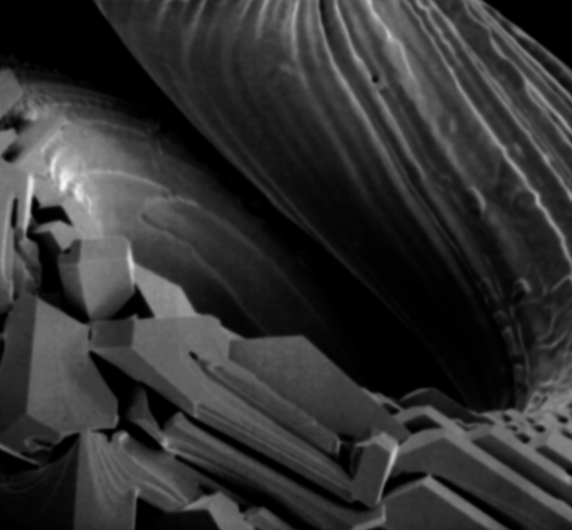
#> input picture images/images_chapter_03/Fig3.43(a).jpg, 572 x 530 px
$ python 03_06.py
#> lines starting #> are read from the running program, lines starting #| are printed output that depends on the picture
#!/usr/bin/env python3
#coding:utf-8

from PIL import Image
import matplotlib.pyplot as plt
import numpy as np

def my_scale(image):
    scaled_image = np.frompyfunc(lambda x: max(0, min(x, 255)), 1, 1)(image).astype(np.uint8)
    return scaled_image

def my_spatial_masking(image, mask):
    filtered_image = np.zeros(image.shape, dtype=np.float64)
    height, width = image.shape
#> height = 530; width = 572
    h, w = mask.shape
    mid_w = w // 2
    mid_h = h // 2
    for x in range(height):
        for y in range(width):
            for i in range(h):
                for j in range(w):
                    px = x + i - mid_h
                    py = y + j - mid_w
                    if px >= 0 and px < height and py >= 0 and py < width:
                        filtered_image[x, y] += mask[i,j] * image[px, py]
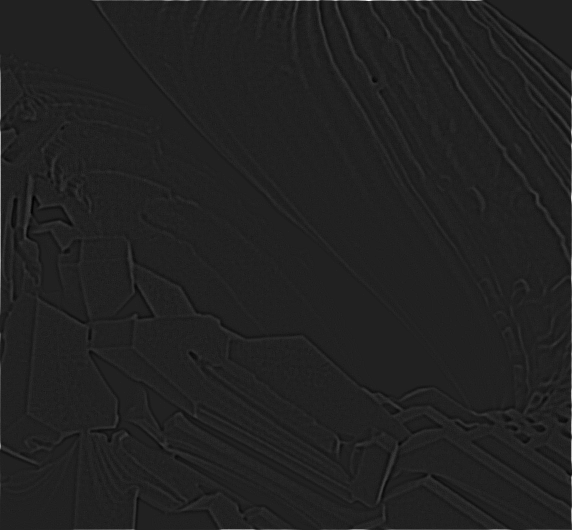
#> filtered_image: shape (530, 572) float64; min -94, max 622, mean 1.1; drawn with min black and max white
    return filtered_image
img = np.array(Image.open('../images/images_chapter_03/Fig3.43(a).jpg').convert('L'), dtype=np.float64)
laplacian_mask = np.array([ [-1, -1, -1],
                            [-1, 8, -1],
                            [-1, -1, -1]])
filtered_img = my_spatial_masking(img, laplacian_mask)
new_img_A_0 = filtered_img
new_img_A_1 = img + filtered_img
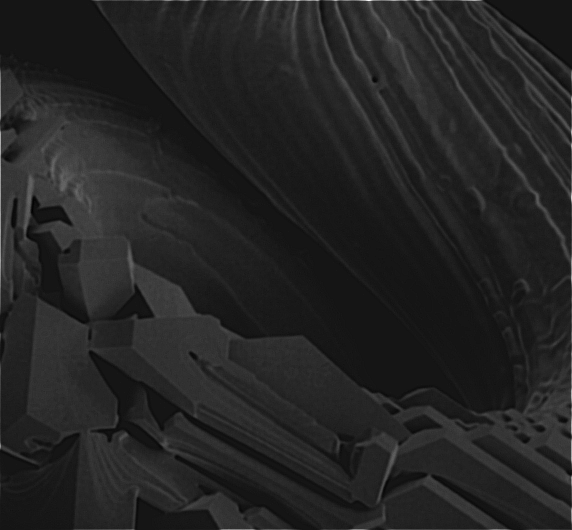
#> new_img_A_1: shape (530, 572) float64; min -75, max 817, mean 51.4; drawn with min black and max white
new_img_A_1_7 = 1.7 * img + filtered_img
print(new_img_A_1_7.min(), new_img_A_1_7.max())
#| -65.9 953.5
plt.subplot(2,2,1)
plt.title('original image')
plt.imshow(img, cmap='gray')
plt.subplot(2,2,2)
plt.title('A = 0 image')
plt.imshow(new_img_A_0, cmap='gray')
plt.subplot(2,2,3)
plt.title('A = 1 image')
plt.imshow(my_scale(new_img_A_1), cmap='gray')
#> in my_scale, `scaled_image = np.frompyfunc(lambda x: max(0, min(x, 255)), 1, 1)(imag..`:
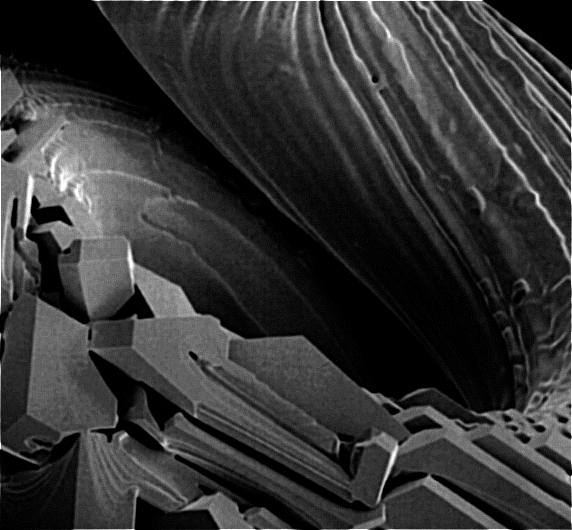
#> scaled_image: shape (530, 572); min 0, max 255, mean 51.5
plt.subplot(2,2,4)
plt.title('A = 1.7 image')
plt.imshow(my_scale(new_img_A_1_7), cmap='gray')
#> in my_scale (call 2), `scaled_image = np.frompyfunc(lambda x: max(0, min(x, 255)), 1, 1)(imag..`:
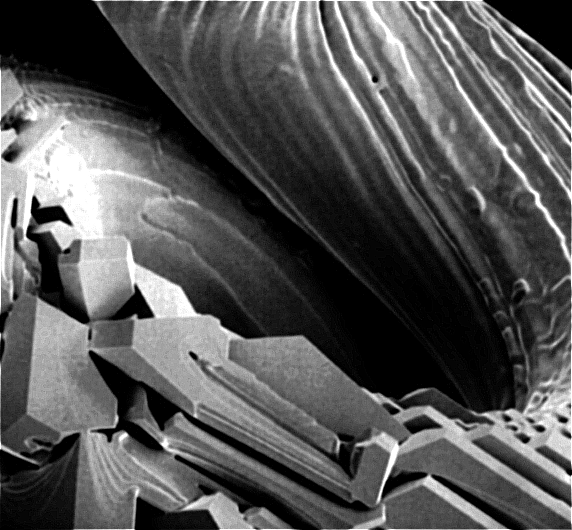
#> scaled_image: shape (530, 572); min 0, max 255, mean 85.3
plt.show()

$ run again, with images/images_chapter_03/Fig3.04(a).jpg copied over images/images_chapter_03/Fig3.43(a).jpg
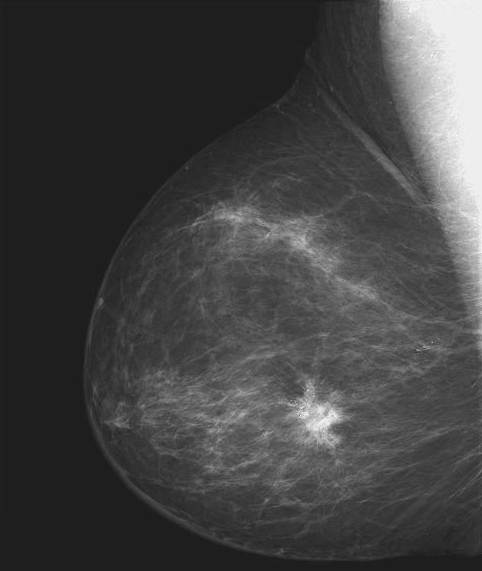
#> input picture images/images_chapter_03/Fig3.04(a).jpg, 482 x 571 px
#> after the loop in my_spatial_masking, `for x in range(height):`:
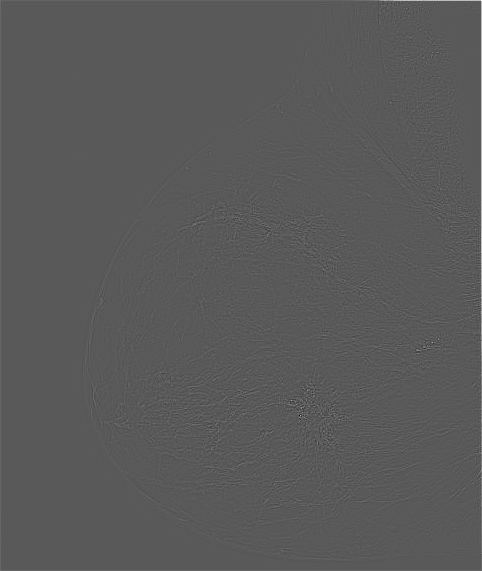
#> filtered_image: shape (571, 482) float64; min -646, max 1190, mean 1.7; drawn with min black and max white
#| -470.9 1594.6
#> in my_scale (call 2), `scaled_image = np.frompyfunc(lambda x: max(0, min(x, 255)), 1, 1)(imag..`:
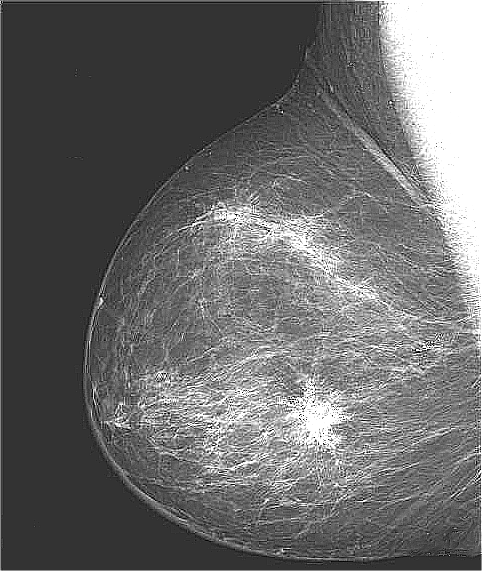
#> scaled_image: shape (571, 482); min 0, max 255, mean 106.3

$ run again, with images/images_chapter_03/Fig3.05(a).jpg copied over images/images_chapter_03/Fig3.43(a).jpg
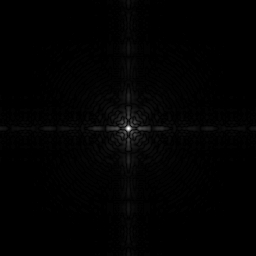
#> input picture images/images_chapter_03/Fig3.05(a).jpg, 256 x 256 px
#> after the loop in my_spatial_masking, `for x in range(height):`:
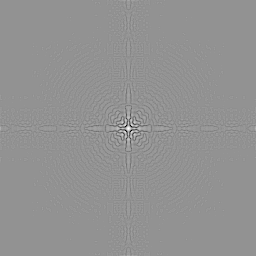
#> filtered_image: shape (256, 256) float64; min -426, max 315, mean 0; drawn with min black and max white
#| -402.2 748.5
#> `plt.show()`:
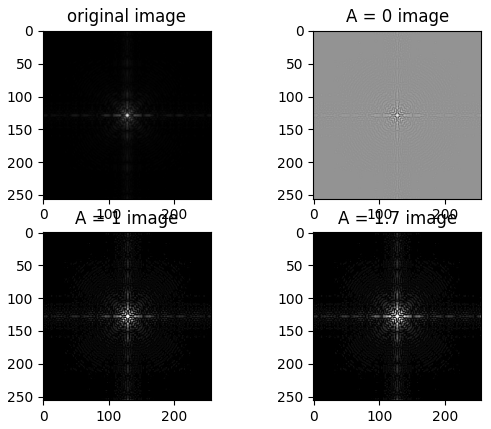
#> figure drawn by matplotlib, 4 panels

$ run again, with images/images_chapter_03/Fig3.08(a).jpg copied over images/images_chapter_03/Fig3.43(a).jpg
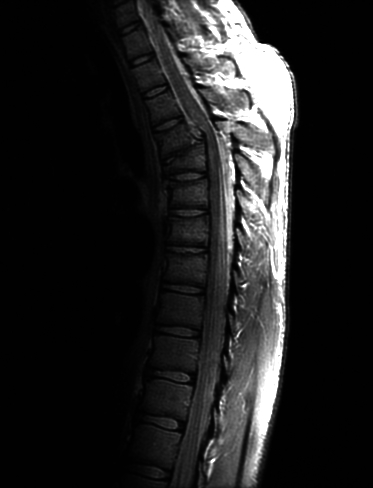
#> input picture images/images_chapter_03/Fig3.08(a).jpg, 373 x 488 px
#> after the loop in my_spatial_masking, `for x in range(height):`:
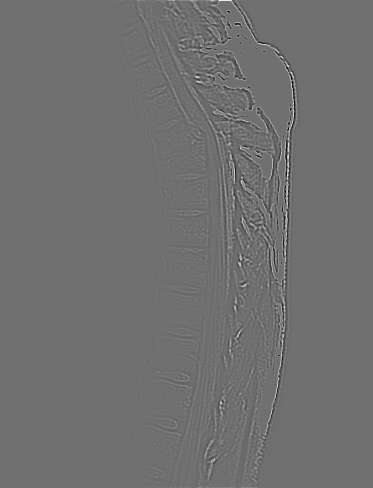
#> filtered_image: shape (488, 373) float64; min -703, max 896, mean 0.2; drawn with min black and max white
#| -597.3 1329.5
#> in my_scale (call 2), `scaled_image = np.frompyfunc(lambda x: max(0, min(x, 255)), 1, 1)(imag..`:
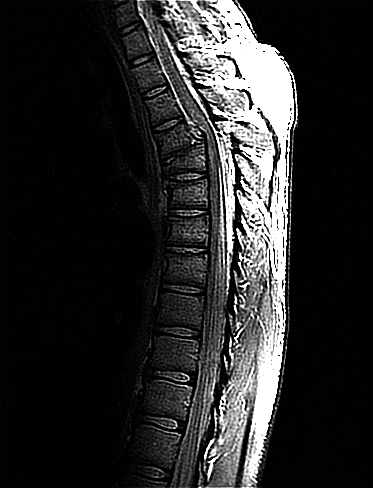
#> scaled_image: shape (488, 373); min 0, max 255, mean 41.7
